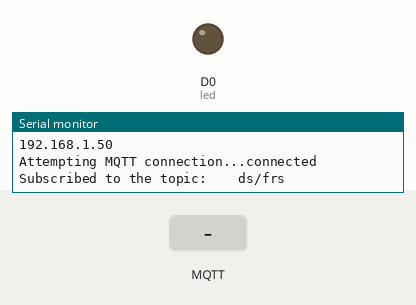
Simulated run of this sketch. Board: ESP8266 (NodeMCU). Shown: output pins drawn as LEDs (lit = HIGH), the last lines printed to the serial monitor. The inputs (shaded band) are chosen by the test bench. WiFi joins after 1.5 s; servers stay silent unless stated; random numbers use the default seed unless the sketch sets one; no MQTT or app messages arrive unless stated.

Above: at 3.8 s.
3.9 s: MQTT message "Got 0" arrives on the first subscribed topic
At 5.1 s:
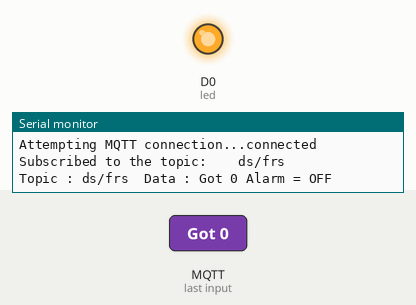
5.4 s: MQTT message "Got 1" arrives on the first subscribed topic
At 6.5 s:
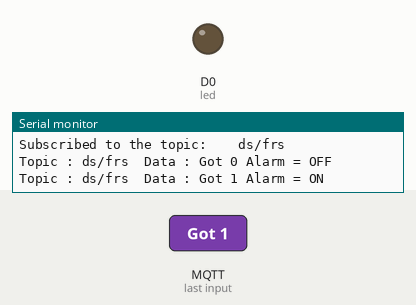
Timing chart, 0 to 8.4 s (numbered marks = the images above; inputs shaded):
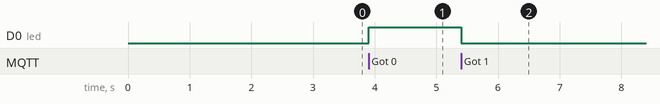

Measured:
- after the input at 3.9 s, D0 (led): LOW → HIGH at once
- after the input at 5.4 s, D0 (led): HIGH → LOW at once

The sketch:

FRS_Project.ino
```cpp
// (licence header left out)
#include <ESP8266WiFi.h>
#include <PubSubClient.h>


const int led = D0; // ONBOARD LED D0 WORKS OPPOSITE
//const int ledPin2 = D2; // Pin


// Update these with values suitable for your network.
const char* ssid = "DataSoft_WiFi";
const char* password = "support123";
//const char* mqtt_server = "broker.mqtt-dashboard.com";
const char* mqtt_server = "182.48.84.180";

WiFiClient espClient;
PubSubClient client(espClient);
long lastMsg = 0;
char msg[5];
//int value = 0;

void setup() {


  pinMode(led,OUTPUT);


  delay(100);
  Serial.begin(9600);

  setup_wifi();
  client.setServer(mqtt_server, 1883);
  client.setCallback(callback);

}//setup ends here

void loop() {
  if (!client.connected()) {
    reconnect();
  }
  client.loop();


//  long now = millis();
//  // read DHT11 sensor every 10 seconds
//  if (now - lastMsg > 3000) {
//     lastMsg = now;
//
//     //Write code here
//     //sendStatus();
//  }
}//loop ends here


void setup_wifi() {
   delay(1000);
  // We start by connecting to a WiFi network
    Serial.print("Connecting to ");
    Serial.println(ssid);
    WiFi.begin(ssid, password);
    while (WiFi.status() != WL_CONNECTED)
    {
      delay(500);
      Serial.print(".");
    }
  randomSeed(micros());
  Serial.println("");
  Serial.println("WiFi connected");
  Serial.println("IP address: ");
  Serial.println(WiFi.localIP());
}

void callback(char* topic, byte* payload, unsigned int length)
{
  Serial.print("Topic : ");
  Serial.print(topic);
  Serial.print("  Data : ");
  //int p =(char)payload[0]-'0';
  //Serial.println(p);

    // char receivedChar;


        if (strcmp(topic,"ds/frs")==0){

          char receivedChar;

          for (int i=0;i<length;i++) {
              receivedChar = (char)payload[i];
              Serial.print(receivedChar);

            //  if (receivedChar == '0'){
            //    Serial.println("Got 0");
            //  }
            //
            //  if (receivedChar == '1')
            //   Serial.println("Got 1");
          }


        // whatever you want for this topic
              // if MQTT comes a 0 message, show humidity
          if(receivedChar=='0')
          {
            digitalWrite(led, HIGH); //
            Serial.println(" Alarm = OFF");
          }
          // if MQTT comes a 1 message, show temperature
          if(receivedChar=='1')
          {
           digitalWrite(led, LOW);
           Serial.println(" Alarm = ON");

          }


      }


   Serial.println();

} //end callback


void reconnect() {
  // Loop until we're reconnected
  while (!client.connected())
  {
    Serial.print("Attempting MQTT connection...");
    // Create a random client ID
    String clientId = "ESP8266Client-";
    clientId += String(random(0xffff), HEX);
    // Attempt to connect
    //if you MQTT broker has clientID,username and password
    //please change following line to    if (client.connect(clientId,userName,passWord))
    if (client.connect(clientId.c_str()))
    {
      Serial.println("connected");
     //once connected to MQTT broker, subscribe command if any

      client.subscribe("ds/frs");
      Serial.println("Subscribed to the topic:    ds/frs");

    } else {
      Serial.print("failed, rc=");
      Serial.print(client.state());
      Serial.println(" try again in 5 seconds");
      // Wait 6 seconds before retrying
      delay(6000);
    }
  }
} //end reconnect()


void sendStatus(){


           if((digitalRead(D2) == HIGH)){

             String msg="2";     //msg = msg+"%";     //msg=msg+"1";  doesn't work cause integer
             char message[20];
             msg.toCharArray(message,20);

             //publish sensor data to MQTT broker
             client.publish("ds/sl/cs", message);
             Serial.print(message);
             Serial.println(" published");

           }


}
```
